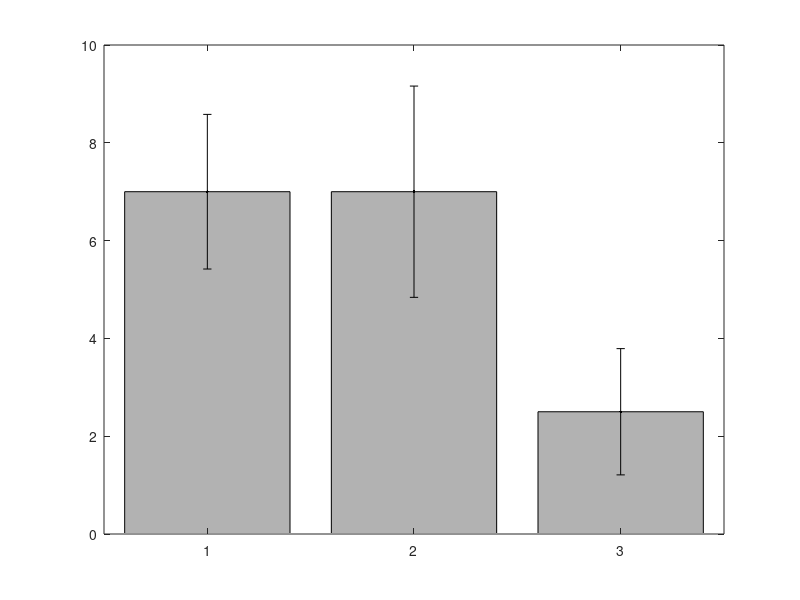

Write the MATLAB code that produced this figure. (Note: this script raises an error after producing the figure.)
%% anova
% Example data for three groups with unequal sizes
group1 = [5, 6, 7, 8, 9];          % Group 1 data
group2 = [4, 5, 6, 7, 8, 9, 10];   % Group 2 data (larger size)
group3 = [3, 4, 1, 2];             % Group 3 data (smaller size)

% Combine the data into a single vector
data = [group1, group2, group3];

% Create a grouping variable
group = [ones(size(group1)), 2 * ones(size(group2)), 3 * ones(size(group3))];

% Perform one-way ANOVA
[p, tbl, stats] = anova1(data, group, 'off');

% Display the ANOVA table
disp('ANOVA Table:');
disp(tbl);

% Check for significant differences using multcompare
c = multcompare(stats, 'Display', 'off');

% Extract significant comparisons
significant_comparisons = c(c(:, 6) < 0.05, :);

% Calculate means and standard deviations for each group
means = [mean(group1), mean(group2), mean(group3)];
stds = [std(group1), std(group2), std(group3)];

% Plot the bar plot with error bars
figure;
bar(means, 'FaceColor', [0.7 0.7 0.7]);
hold on;
errorbar(1:3, means, stds, 'k.', 'LineWidth', 1.5);
xlabel('Groups');
ylabel('Mean Value');
title('Bar Plot with Error Bars and Significant Comparisons');
xticks(1:3);
xticklabels({'Group 1', 'Group 2', 'Group 3'});

% Mark significant comparisons with asterisks
for i = 1:size(significant_comparisons, 1)
    group1_idx = significant_comparisons(i, 1);
    group2_idx = significant_comparisons(i, 2);
    y_max = max(means(group1_idx), means(group2_idx)) + stds(group1_idx);
    line([group1_idx, group2_idx], [y_max, y_max], 'Color', 'k', 'LineWidth', 1.5);
    text(mean([group1_idx, group2_idx]), y_max + 0.1, '*', 'HorizontalAlignment', 'center', 'FontSize', 14);
end

hold off;

%% t test
% Example data for two groups with unequal sizes
group1 = [5, 6, 7, 8, 9];          % Group 1 data
group2 = [4, 5, 6, 7, 8, 9, 10];   % Group 2 data (larger size)

% Perform a two-sample t-test (assuming unequal variances)
[h, p, ci, stats] = ttest2(group1, group2, 'Vartype', 'unequal');

% Display the results
disp('Two-Sample t-Test Results:');
disp(['h = ', num2str(h)]);        % h = 1 indicates rejection of the null hypothesis
disp(['p = ', num2str(p)]);        % p-value
disp(['t-statistic = ', num2str(stats.tstat)]); % t-statistic
disp(['Degrees of freedom = ', num2str(stats.df)]); % Degrees of freedom
disp(['Confidence interval = [', num2str(ci(1)), ', ', num2str(ci(2)), ']']);

% Interpret the results
if h == 1
    disp('There is a significant difference between the two groups (reject null hypothesis).');
else
    disp('There is no significant difference between the two groups (fail to reject null hypothesis).');
end